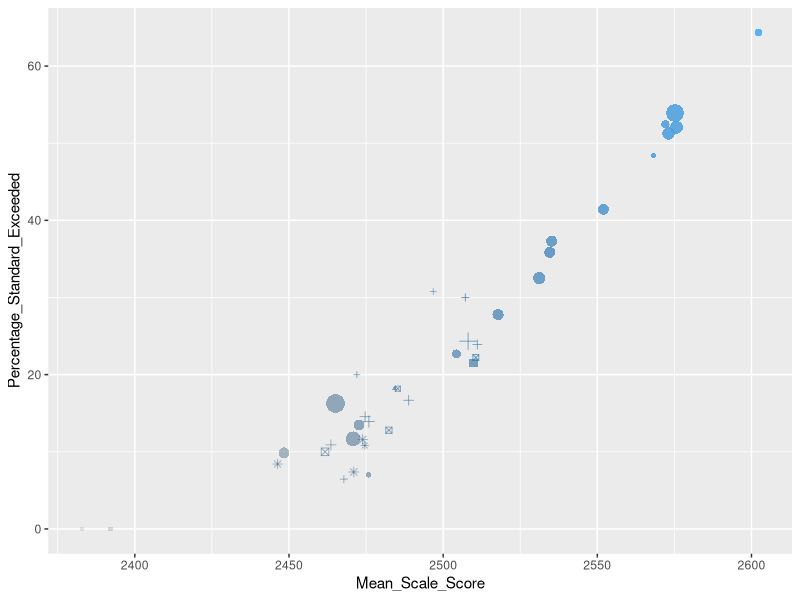
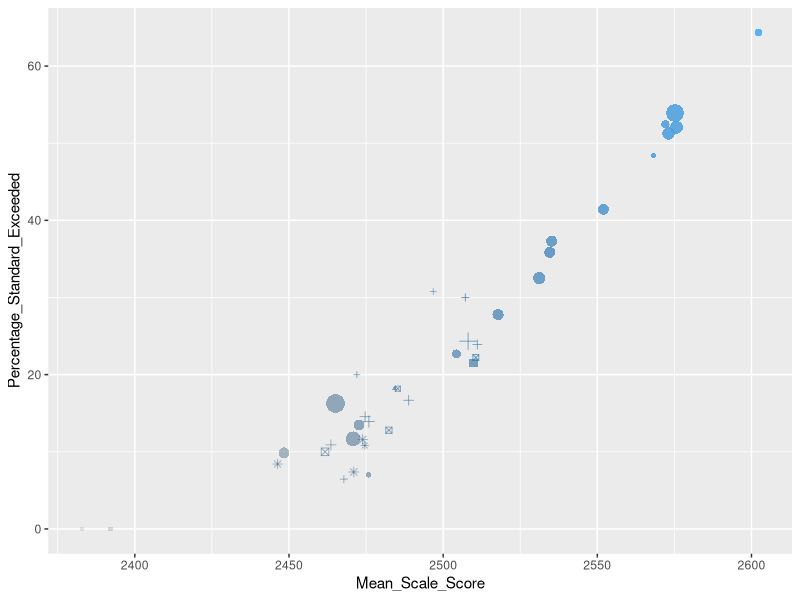
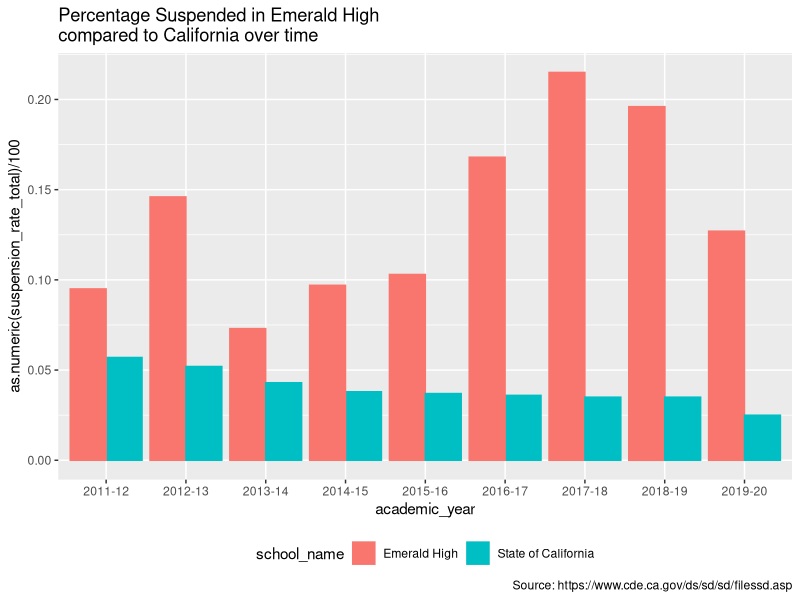
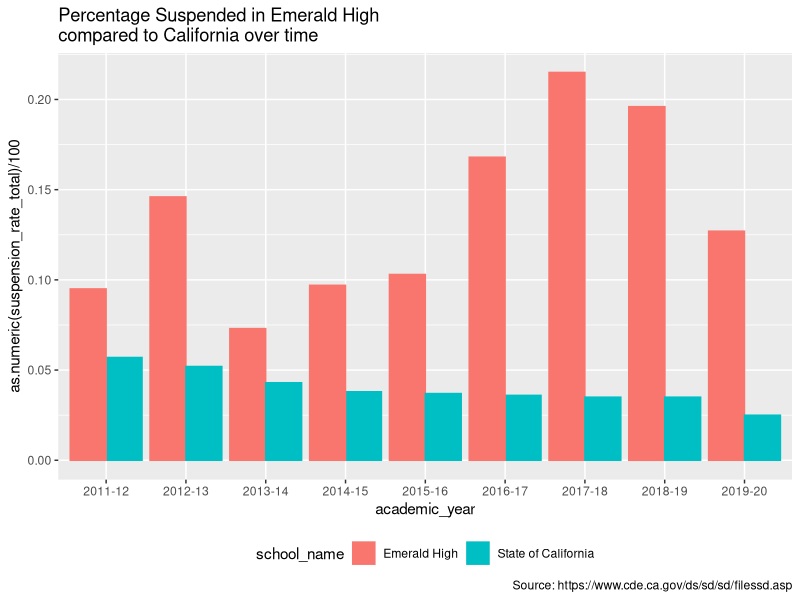
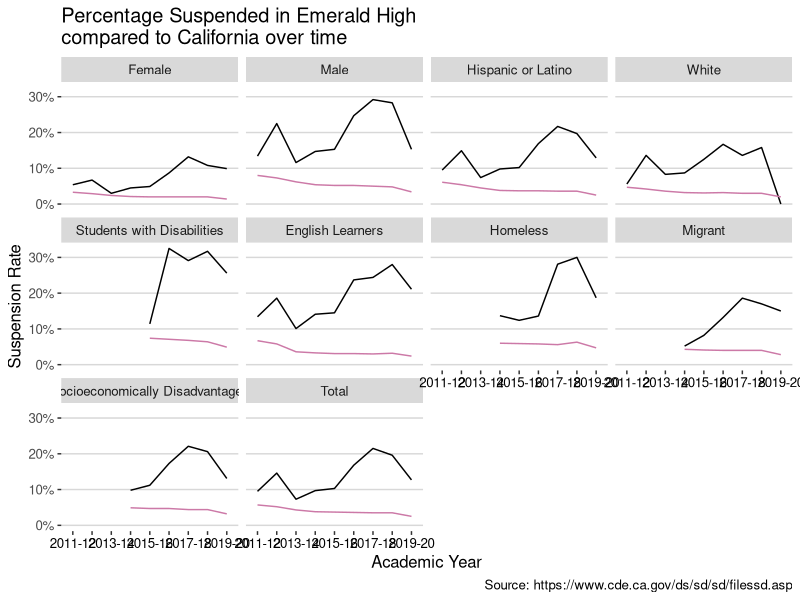
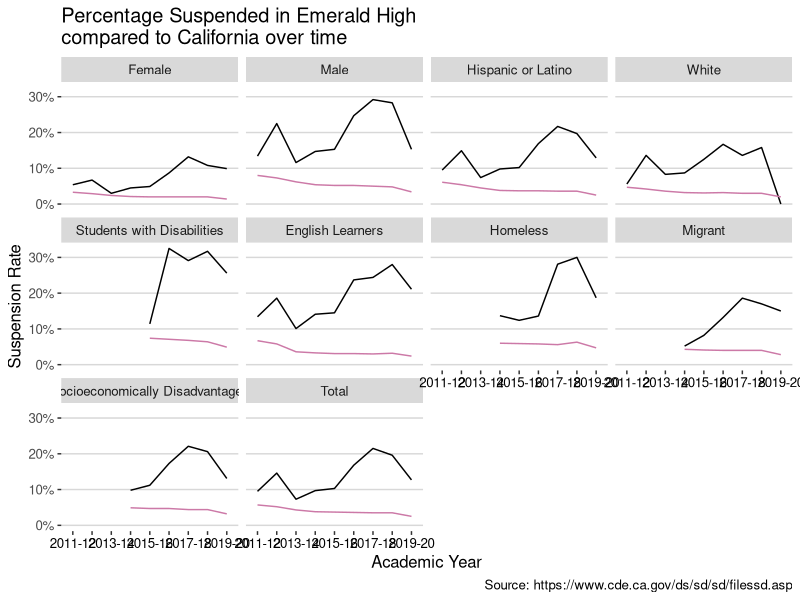

The R script that drew these images, in order:


### Load libraries -------

library(tidyverse)
library(here)
library(ggthemes)
library(glue)
library(ggrepel)



### Load data -----

susp.green <- read.csv("Emerald Suspension data.csv")%>%
    arrange(reporting_category) %>%
    mutate(definition = fct_reorder(definition,reporting_category))

caaspp <- read.csv("CAASPP_5th_grade.csv")  %>%
    mutate(Students_Tested = as.numeric(Students_Tested),
           Percentage_Standard_Met_and_Above = as.numeric(Percentage_Standard_Met_and_Above),
           Mean_Scale_Score = as.numeric(Mean_Scale_Score),
           Total_CAASPP_Enrollment = as.numeric(Total_CAASPP_Enrollment),
           Percentage_Standard_Exceeded = 
               as.numeric(Percentage_Standard_Exceeded),
           Percentage_Standard_Met = 
               as.numeric(Percentage_Standard_Met),
           Percentage_Standard_Nearly_Met = 
               as.numeric(Percentage_Standard_Nearly_Met)) %>%
    filter(!is.na(Mean_Scale_Score),
           !is.na(Percentage_Standard_Met_and_Above),
           County_Code %in% c(1:6)) %>%
    mutate(County_Code = as.character(County_Code))



### Scatter plot ----

# slow version
caaspp %>%
    ggplot() +
    aes(y = Percentage_Standard_Exceeded) +
    aes(x = Mean_Scale_Score)  +
    geom_point() +
    aes(shape = County_Code ) + 
    aes(color = County_Code ) +
    aes(size = Students_Tested) +
    aes(alpha = Percentage_Standard_Met_and_Above) +
    aes(color = Mean_Scale_Score) +
    theme(legend.position = "none") 

# standard version 

caaspp %>% 
    ggplot( aes(x = Mean_Scale_Score, 
                y = Percentage_Standard_Exceeded,
                shape = County_Code ,
                size = Students_Tested, 
                alpha = Percentage_Standard_Met_and_Above,
                color = Mean_Scale_Score ) ) +
    geom_point() +
    theme(legend.position = "none") 


### Bar chart -------

# slow 


susp.green %>%
    filter(reporting_category == "TA") %>%
    ggplot( ) +
    aes(x = academic_year) +
    aes(y = as.numeric( suspension_rate_total)/100) +
    geom_col(position = "dodge" ) +
    aes(group = school_name) +
    aes(color = school_name) +
    aes(fill = school_name) +
    labs(title = "Percentage Suspended in Emerald High \ncompared to California over time") +
    labs(caption = "Source: https://www.cde.ca.gov/ds/sd/sd/filessd.asp") +
    theme(legend.position = "bottom") 


# standard


susp.green %>%
    filter(reporting_category == "TA") %>%
    ggplot( aes(x = academic_year,
                y = as.numeric( suspension_rate_total)/100,
            group = school_name, 
            color = school_name,
            fill = school_name) ) +
    geom_col(position = "dodge" ) +
    labs(title = "Percentage Suspended in Emerald High \ncompared to California over time",
         caption = "Source: https://www.cde.ca.gov/ds/sd/sd/filessd.asp") +
    theme(legend.position = "bottom") 


### Facet line chart ------


# slow 


susp.green %>%
    ggplot( ) +
    aes(x = academic_year) +
    aes(y = as.numeric( suspension_rate_total)/100) +
    facet_wrap(~definition) +
    aes(group = school_name) +
    geom_line( show.legend = FALSE ) +
    aes(color = school_name) +
    scale_color_manual(
        values =  c("#000000",  "#CC79A7")) +
    scale_y_continuous(
        labels = scales::label_percent(1)  ) +
    labs(title = "Percentage Suspended in Emerald High \ncompared to California over time") +
    labs(caption = "Source: https://www.cde.ca.gov/ds/sd/sd/filessd.asp") +
    labs(x = "Academic Year") + 
    labs(y = "Suspension Rate") +
    theme(axis.text.x = element_text(color=c(1,0,1,0))) + 
    theme_hc()


# standard


susp.green %>%
    ggplot( aes(x = academic_year,
                y = as.numeric( suspension_rate_total)/100,
                group = school_name,
                color = school_name) ) +
    facet_wrap(~definition) +
    geom_line( show.legend = FALSE ) +
    scale_color_manual(
        values =  c("#000000",  "#CC79A7")) +
    scale_y_continuous(
        labels = scales::label_percent(1)  ) +
    labs(title = "Percentage Suspended in Emerald High \ncompared to California over time",
         caption = "Source: https://www.cde.ca.gov/ds/sd/sd/filessd.asp",
         x = "Academic Year",
         y = "Suspension Rate") +
    theme(axis.text.x = element_text(color=c(1,0,1,0))) + 
    theme_hc()


